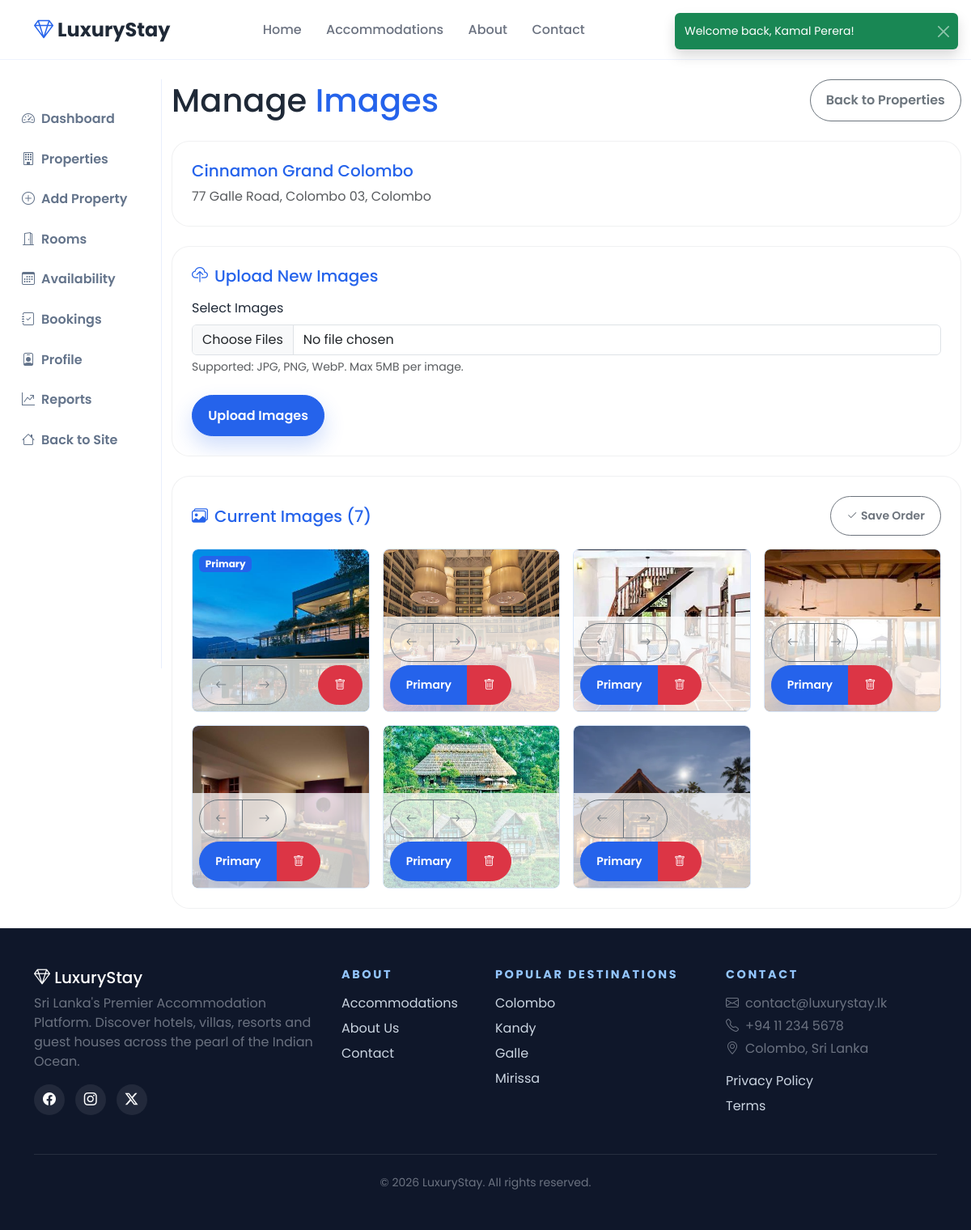
Page /owner/property-images.php?id=1 (signed in) on the committed database.
### tables this page shows
CREATE TABLE properties (
    id INT AUTO_INCREMENT PRIMARY KEY,
    owner_id INT NOT NULL,
    name VARCHAR(200) NOT NULL,
    description TEXT,
    address VARCHAR(255) NOT NULL,
    city VARCHAR(100) NULL,
    province VARCHAR(100) NULL,
    district VARCHAR(100) NOT NULL,
    property_type ENUM('Hotel','Villa','Resort','Guest House') NOT NULL,
    map_iframe TEXT,
    contact_phone VARCHAR(30) NULL,
    contact_email VARCHAR(150) NULL,
    latitude DECIMAL(10,8) NULL,
    longitude DECIMAL(11,8) NULL,
    policies TEXT,
    featured TINYINT(1) DEFAULT 0,
    status ENUM('pending','approved','rejected') DEFAULT 'pending',
    is_active TINYINT(1) NOT NULL DEFAULT 1,
    deleted_at DATETIME NULL,
    avg_rating DECIMAL(3,2) DEFAULT 0,
    review_count INT DEFAULT 0,
    created_at TIMESTAMP DEFAULT CURRENT_TIMESTAMP,
    updated_at TIMESTAMP DEFAULT CURRENT_TIMESTAMP ON UPDATE CURRENT_TIMESTAMP,
    FOREIGN KEY (owner_id) REFERENCES owners(id) ON DELETE CASCADE
);

CREATE TABLE property_images (
    id INT AUTO_INCREMENT PRIMARY KEY,
    property_id INT NOT NULL,
    image_path VARCHAR(255) NOT NULL,
    is_primary TINYINT(1) DEFAULT 0,
    sort_order INT NOT NULL DEFAULT 0,
    FOREIGN KEY (property_id) REFERENCES properties(id) ON DELETE CASCADE
);

### includes/functions.php (called while the page is built, shortened)
<?php
function e(?string $str): string
{
    return htmlspecialchars($str ?? '', ENT_QUOTES, 'UTF-8');
}
function getPropertyPrimaryImage(?string $path): string
{
    if ($path && file_exists(ROOT_PATH . str_replace(['/', '\\'], DIRECTORY_SEPARATOR, $path))) {
        return APP_URL . '/' . str_replace('\\', '/', $path);
    }
    return APP_URL . '/assets/images/placeholder-property.svg';
}

### owner/property-images.php (the view, shortened to what this page needs)
<?php
$db = getDB();
$ownerId = $_SESSION['owner_id'];
$propertyId = (int) ($_GET['id'] ?? 0);
$stmt = $db->prepare("SELECT * FROM properties WHERE id = ? AND owner_id = ? AND deleted_at IS NULL");
$stmt->execute([$propertyId, $ownerId]);
$property = $stmt->fetch();
$images = $db->prepare("SELECT * FROM property_images WHERE property_id = ? ORDER BY sort_order ASC, id ASC");
$images->execute([$propertyId]);
$images = $images->fetchAll();
require_once __DIR__ . '/../includes/header.php';
?>
<div class="container-fluid py-4">
    <div class="row">
        <?php require_once __DIR__ . '/../includes/dashboard-sidebar.php'; ?>
        <div class="col-lg-10">
            <div class="d-flex flex-wrap justify-content-between align-items-center gap-2 mb-4">
                <h1 class="mb-0">Manage <span class="text-gold">Images</span></h1>
                <a href="<?= APP_URL ?>/owner/properties.php" class="btn btn-outline-secondary">Back to Properties</a>
            </div>
            <div class="luxury-card p-4 mb-4">
                <h5 class="text-gold mb-2"><?= e($property['name']) ?></h5>
                <p class="text-muted mb-0"><?= e($property['address']) ?>, <?= e($property['city'] ?: $property['district']) ?></p>
            </div>
            <div class="luxury-card p-4 mb-4">
                <h5 class="text-gold mb-3"><i class="bi bi-cloud-upload me-2"></i>Upload New Images</h5>
                <form id="uploadForm" enctype="multipart/form-data">
                    <div class="mb-3">
                        <label class="form-label">Select Images</label>
                        <input type="file" id="imageInput" class="form-control" accept="image/jpeg,image/png,image/webp" multiple>
                        <small class="text-muted d-block mt-1">Supported: JPG, PNG, WebP. Max 5MB per image.</small>
                    </div>
                    <button type="button" id="uploadBtn" class="btn btn-gold" onclick="uploadImages()">Upload Images</button>
                </form>
            </div>
            <div class="luxury-card p-4">
                <div class="d-flex flex-wrap justify-content-between align-items-center gap-2 mb-3">
                    <h5 class="text-gold mb-0"><i class="bi bi-images me-2"></i>Current Images (<?= count($images) ?>)</h5>
                    <?php if (!empty($images)): ?>
                    <button type="button" id="saveOrderBtn" class="btn btn-outline-gold btn-sm" disabled onclick="saveImageOrder()"><i class="bi bi-check2 me-1"></i>Save Order</button>
                    <?php endif; ?>
                </div>
                <?php if (empty($images)): ?>
                    <p class="text-muted mb-0">No images uploaded yet.</p>
                <?php else: ?>
                    <div class="row g-3" id="imageGrid">
                        <?php foreach ($images as $index => $img): ?>
                        <div class="col-md-4 col-lg-3 image-item" data-image-id="<?= $img['id'] ?>">
                            <div class="image-card position-relative">
                                <img src="<?= getPropertyPrimaryImage($img['image_path']) ?>" class="w-100 rounded" style="height:200px;object-fit:cover;" alt="Property image">
                                <?php if ($img['is_primary']): ?>
                                <div class="badge bg-gold position-absolute top-0 start-0 m-2">Primary</div>
                                <?php endif; ?>
                                <div class="position-absolute bottom-0 start-0 end-0 p-2 bg-white bg-opacity-75 d-flex flex-wrap gap-1 justify-content-between">
                                    <div class="btn-group btn-group-sm">
                                        <button type="button" class="btn btn-outline-secondary" title="Move earlier" onclick="moveImage(this, -1)"><i class="bi bi-arrow-left"></i></button>
                                        <button type="button" class="btn btn-outline-secondary" title="Move later" onclick="moveImage(this, 1)"><i class="bi bi-arrow-right"></i></button>
                                    </div>
                                    <div class="btn-group btn-group-sm">
                                        <?php if (!$img['is_primary']): ?>
                                        <button type="button" class="btn btn-gold" onclick="setPrimary(<?= $img['id'] ?>)">Primary</button>
                                        <?php endif; ?>
                                        <button type="button" class="btn btn-danger" onclick="deleteImage(<?= $img['id'] ?>)"><i class="bi bi-trash"></i></button>
                                    </div>
                                </div>
                            </div>
                        </div>
                        <?php endforeach; ?>
                    </div>
                <?php endif; ?>
            </div>
        </div>
    </div>
</div>
<?php require_once __DIR__ . '/../includes/footer.php'; ?>

### assets/css/style.css (style rules this page uses)
:root { --primary: #2563EB; --primary-dark: #1D4ED8; --primary-soft: #EFF6FF; --sky-soft: #E0F2FE; --surface: #F8FAFC; --text: #1F2937; --muted: #6B7280; --border: rgba(37, 99, 235, 0.14); --shadow: 0 18px 45px rgba(15, 23, 42, 0.12); --soft-shadow: 0 14px 34px rgba(15, 23, 42, 0.08); --dark-surface: #F8FAFC; --radius: 22px; }
* { box-sizing: border-box; }
html { scroll-behavior: smooth; }
body { font-family: 'Poppins', sans-serif; background: #ffffff !important; color: var(--text) !important; cursor: default; min-height: 100vh; display: flex; flex-direction: column; }
h1, h2, h3, h4, h5, .luxury-brand, .hero-title, .section-title { font-family: 'Poppins', sans-serif; }
.text-gold { color: var(--primary) !important; }
.bg-gold { background: var(--primary) !important; }
.btn { border-radius: 999px; padding: 0.8rem 1.2rem; font-weight: 600; transition: transform 0.25s ease, box-shadow 0.25s ease, background 0.25s ease; }
.btn-gold { background: var(--primary); border-color: var(--primary); color: #ffffff; box-shadow: 0 12px 26px rgba(37, 99, 235, 0.22); }
.btn-outline-gold { color: var(--primary); border: 1px solid rgba(37, 99, 235, 0.45); background: #ffffff; }
.luxury-card { background: #ffffff; border: 1px solid rgba(15, 23, 42, 0.06); border-radius: var(--radius); overflow: hidden; transition: transform 0.3s ease, box-shadow 0.3s ease; }
body, body.home-page, body.properties-page, body.property-page, body.admin-page, body.owner-page, body.user-page { background: #ffffff !important; color: var(--text) !important; }

### owner/property-images.php (style rules this page uses)
.image-card { border: 1px solid rgba(59, 130, 230, 0.2); border-radius: 8px; overflow: hidden; transition: all 0.2s ease; }

### rows in the picture
properties: name "Cinnamon Grand Colombo", address "77 Galle Road, Colombo 03", district "Colombo"
property_images: image_path (picture), is_primary "Primary"
property_images: image_path (picture)
property_images: image_path (picture)
property_images: image_path (picture)
property_images: image_path (picture)
property_images: image_path (picture)
property_images: image_path (picture)

### other values in the picture
$flash['message'] "Welcome back, Kamal Perera!"
APP_NAME "LuxuryStay"
count($images) "7"
APP_TAGLINE "Sri Lanka's Premier Accommodation Platform"
